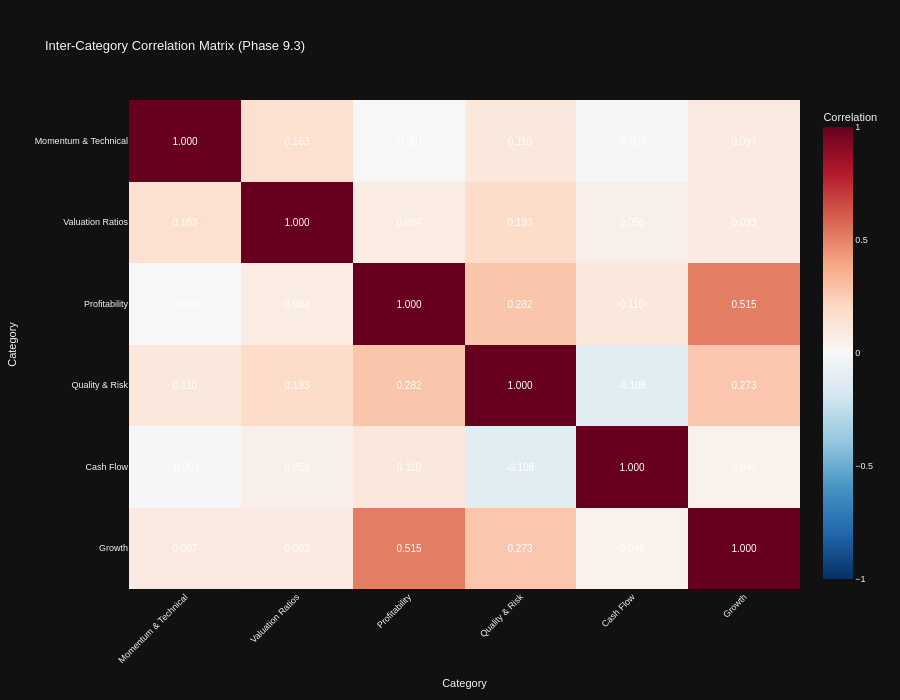

Notebook cell for this chart:
### Code cell
# Visualization 3: Category Correlation Network
print("\n📊 Category Correlation Network:")

# Compute correlation matrix between category scores
if category_sector_scores:
    # Create category score matrix (stocks × categories)
    category_score_matrix = pd.DataFrame()

    for category_name, category_metrics in category_mapping.items():
        available_in_category = [m for m in category_metrics if m in all_stocks_preprocessed.columns]

        if len(available_in_category) == 0:
            continue

        # Compute z-scores for available metrics and average to get category score
        category_data = all_stocks_preprocessed[available_in_category].copy()

        # Convert to numeric
        for col in available_in_category:
            category_data[col] = pd.to_numeric(category_data[col], errors='coerce')

        # Compute z-scores and average
        z_scored_data = category_data.apply(lambda x: zscore(x, nan_policy='omit'))
        category_score_matrix[category_name] = z_scored_data.mean(axis=1)

    # Compute correlation matrix
    category_corr = category_score_matrix.corr()

    # Create interactive heatmap for category correlations with value annotations
    # Following code_guidelines.md Section 17.1: Heatmaps and Conditional Formatting
    fig_corr_network = px.imshow(
            category_corr,
            labels=dict(x="Category", y="Category", color="Correlation"),
            title="Inter-Category Correlation Matrix (Phase 9.3)",
            color_continuous_scale="RdBu_r",  # Diverging scale for correlation (-1 to +1)
            aspect="auto",
            zmin=-1,
            zmax=1,
            text_auto=".3f"  # ✅ Display correlation values formatted to 3 decimals (Section 17.1)
            )

    # Enhanced styling per Section 17.1 style guidelines
    fig_corr_network.update_traces(
            textfont=dict(
                    size=10,
                    color='white',  # High contrast on diverging color scale
                    family='Arial'  # Standard sans-serif font (Section 17.4)
                    )
            )

    fig_corr_network.update_layout(
            height=700,
            xaxis_tickangle=-45,
            font=dict(size=9, family="Arial"),
            template="plotly_dark"  # ✅ Dark mode compatible theme (Section 17.1)
            )

    fig_corr_network.show()
    output_path = eda_output_dir / "phase93_category_correlation_network.html"
    fig_corr_network.write_html(output_path)

    print(f"\n✓ Category correlation network complete")
    print(f"  Categories analyzed: {len(category_corr)}")
    print(f"  Output: {output_path}")

    # Find strongest positive and negative correlations
    corr_pairs = []
    for i in range(len(category_corr.columns)):
        for j in range(i + 1, len(category_corr.columns)):
            cat1 = category_corr.columns[i]
            cat2 = category_corr.columns[j]
            corr_val = category_corr.iloc[i, j]
            if not np.isnan(corr_val):
                corr_pairs.append((cat1, cat2, corr_val))

    # Sort by absolute correlation
    corr_pairs.sort(key=lambda x: abs(x[2]), reverse=True)

    print(f"\n  🔗 Strongest Category Relationships:")
    for cat1, cat2, corr in corr_pairs[:5]:
        print(f"    {cat1} ↔ {cat2}: {corr:.2f}")
else:
    print("  ⚠️ No category data available for correlation analysis")

### Figure 1 — Plotly figure (JSON) as saved in the notebook; plotly's stock layout.template omitted (floating-point values rounded to 4 significant figures)
{"data": [{"coloraxis": "coloraxis", "name": "0", "texttemplate": "%{z:.3f}", "x": ["Momentum & Technical", "Valuation Ratios", "Profitability", "Quality & Risk", "Cash Flow", "Growth"], "y": ["Momentum & Technical", "Valuation Ratios", "Profitability", "Quality & Risk", "Cash Flow", "Growth"], "z": [[1.0, 0.163, -0.000581, 0.1096, -0.009445, 0.09741], [0.163, 1.0, 0.08419, 0.193, 0.0562, 0.09294], [-0.000581, 0.08419, 1.0, 0.282, 0.1097, 0.5154], [0.1096, 0.193, 0.282, 1.0, -0.1084, 0.2734], [-0.009445, 0.0562, 0.1097, -0.1084, 1.0, 0.0455], [0.09741, 0.09294, 0.5154, 0.2734, 0.0455, 1.0]], "type": "heatmap", "xaxis": "x", "yaxis": "y", "hovertemplate": "Category: %{x}<br>Category: %{y}<br>Correlation: %{z}<extra></extra>", "textfont": {"color": "white", "family": "Arial", "size": 10}}], "layout": {"xaxis": {"anchor": "y", "domain": [0.0, 1.0], "title": {"text": "Category"}, "tickangle": -45}, "yaxis": {"anchor": "x", "domain": [0.0, 1.0], "autorange": "reversed", "title": {"text": "Category"}}, "coloraxis": {"colorbar": {"title": {"text": "Correlation"}}, "colorscale": [[0.0, "rgb(5,48,97)"], [0.1, "rgb(33,102,172)"], [0.2, "rgb(67,147,195)"], [0.3, "rgb(146,197,222)"], [0.4, "rgb(209,229,240)"], [0.5, "rgb(247,247,247)"], [0.6, "rgb(253,219,199)"], [0.7, "rgb(244,165,130)"], [0.8, "rgb(214,96,77)"], [0.9, "rgb(178,24,43)"], [1.0, "rgb(103,0,31)"]], "cmin": -1, "cmax": 1}, "title": {"text": "Inter-Category Correlation Matrix (Phase 9.3)"}, "font": {"size": 9, "family": "Arial"}, "height": 700}}
